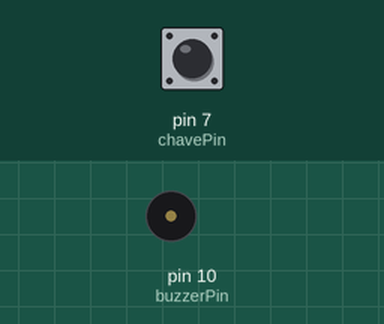
This sketch was run on a simulated Arduino Uno, built with avr-gcc and run on an emulated ATmega328P. Shown: buzzer (waves = sounding). Inputs (shaded band) come from the test bench; at power-on: pin 7 (chavePin) HIGH.

Above: at 1.2 s.
1.3 s: pin 7 (chavePin) pulled LOW for 0.15 s
At 21.67 s:
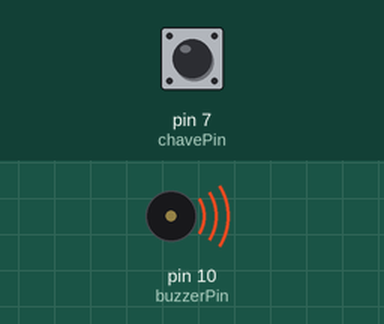
Timing chart, 0 to 23.4 s (numbered marks = the images above; inputs shaded):
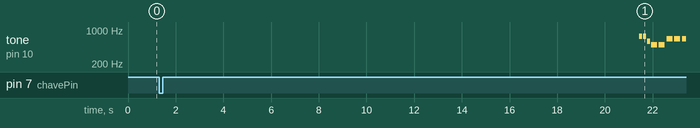

The sketch:

Always_Locked_v1.ino
```cpp
int chavePin  = 7;
int buzzerPin = 10;

#define NOTE_B4  494
#define NOTE_D5  587
#define NOTE_E5  659
#define NOTE_FS5 740
#define NOTE_GS5 831
#define NOTE_A5  880
#define NOTE_B5  988

int melody[] = {
  NOTE_FS5, NOTE_FS5, NOTE_D5, NOTE_B4,  NOTE_B4,
  NOTE_E5,  NOTE_E5,  NOTE_E5, NOTE_GS5, NOTE_GS5,
  NOTE_A5,  NOTE_B5,  NOTE_A5, NOTE_A5,  NOTE_A5,
  NOTE_E5,  NOTE_D5,  NOTE_FS5,NOTE_FS5, NOTE_FS5,
  NOTE_E5,  NOTE_E5,  NOTE_FS5,NOTE_E5
};

int durations[] = {
  8, 8, 8, 4, 4,
  4, 4, 5, 8, 8,
  8, 8, 8, 8, 8,
  4, 4, 4, 4, 5,
  8, 8, 8, 8
};

int songLength = sizeof(melody) / sizeof(melody[0]);
unsigned long tempoPress = 0;
bool aguardando = false;

void tocarMusica();

void setup() {
  pinMode(buzzerPin, OUTPUT);
  pinMode(chavePin, INPUT_PULLUP);
}

void loop() {
  bool botao = (digitalRead(chavePin) == HIGH);

  if (botao && !aguardando) {
    tempoPress = millis();
    aguardando = true;
  }

  if (!botao) {
    aguardando = false;
    noTone(buzzerPin);
    return;
  }

  if (millis() - tempoPress < 20000UL) {
    return;
  }

  tocarMusica();
}

void tocarMusica() {
  for (int i = 0; i < songLength; i++) {
    if (digitalRead(chavePin) != HIGH) {
      noTone(buzzerPin);
      aguardando = false;
      return;
    }
    int duracaoMs = 1000 / durations[i];
    tone(buzzerPin, melody[i], duracaoMs);
    delay(duracaoMs);
    noTone(buzzerPin);
    delay((int)(duracaoMs * 0.3));
  }
}
```

Measured:
- by itself, tone on pin 10 (buzzerPin): plays 740 Hz for 0.13 s, 740 Hz for 0.13 s, 587 Hz for 0.13 s, 494 Hz for 0.25 s, 494 Hz for 0.25 s, 659 Hz for 0.25 s … (8 notes in this stretch)
